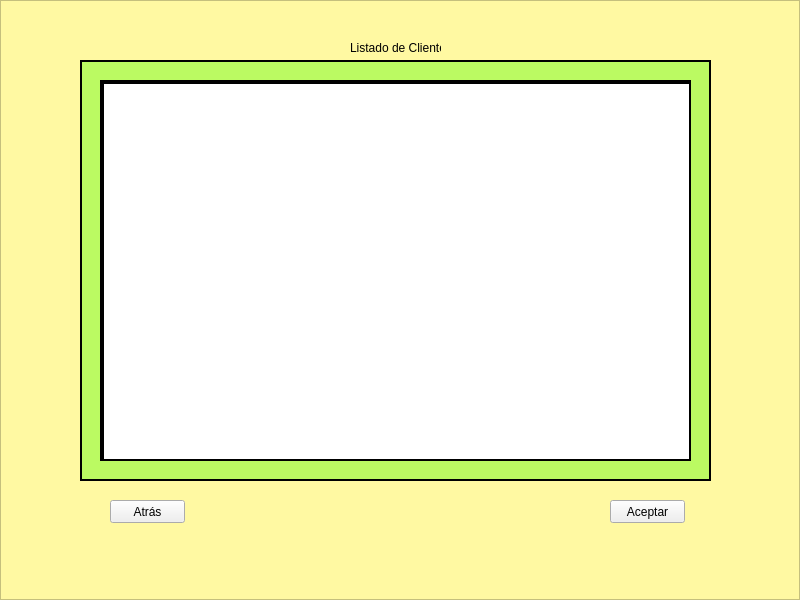
<?xml version="1.0" encoding="UTF-8"?>
<ui version="4.0">
 <class>Form</class>
 <widget class="QWidget" name="Form">
  <property name="geometry">
   <rect>
    <x>0</x>
    <y>0</y>
    <width>800</width>
    <height>600</height>
   </rect>
  </property>
  <property name="minimumSize">
   <size>
    <width>800</width>
    <height>600</height>
   </size>
  </property>
  <property name="maximumSize">
   <size>
    <width>800</width>
    <height>600</height>
   </size>
  </property>
  <property name="windowTitle">
   <string>Form</string>
  </property>
  <widget class="QFrame" name="frame">
   <property name="geometry">
    <rect>
     <x>0</x>
     <y>0</y>
     <width>800</width>
     <height>600</height>
    </rect>
   </property>
   <property name="minimumSize">
    <size>
     <width>800</width>
     <height>600</height>
    </size>
   </property>
   <property name="styleSheet">
    <string notr="true">QFrame{background-color:#fff9a2;}</string>
   </property>
   <property name="frameShape">
    <enum>QFrame::StyledPanel</enum>
   </property>
   <property name="frameShadow">
    <enum>QFrame::Raised</enum>
   </property>
   <widget class="QLabel" name="label">
    <property name="geometry">
     <rect>
      <x>350</x>
      <y>40</y>
      <width>91</width>
      <height>16</height>
     </rect>
    </property>
    <property name="text">
     <string>Listado de Clientes</string>
    </property>
   </widget>
   <widget class="QPushButton" name="buttonAtras">
    <property name="geometry">
     <rect>
      <x>110</x>
      <y>500</y>
      <width>75</width>
      <height>23</height>
     </rect>
    </property>
    <property name="text">
     <string>Atrás</string>
    </property>
   </widget>
   <widget class="QPushButton" name="buttonAceptar">
    <property name="geometry">
     <rect>
      <x>610</x>
      <y>500</y>
      <width>75</width>
      <height>23</height>
     </rect>
    </property>
    <property name="text">
     <string>Aceptar</string>
    </property>
   </widget>
   <widget class="QFrame" name="frame_2">
    <property name="geometry">
     <rect>
      <x>80</x>
      <y>60</y>
      <width>631</width>
      <height>421</height>
     </rect>
    </property>
    <property name="styleSheet">
     <string notr="true">QFrame{background-color:#bbfa62;
border: 2px solid black;
}</string>
    </property>
    <property name="frameShape">
     <enum>QFrame::StyledPanel</enum>
    </property>
    <property name="frameShadow">
     <enum>QFrame::Raised</enum>
    </property>
    <widget class="QScrollArea" name="scrollArea">
     <property name="geometry">
      <rect>
       <x>20</x>
       <y>20</y>
       <width>591</width>
       <height>381</height>
      </rect>
     </property>
     <property name="widgetResizable">
      <bool>true</bool>
     </property>
     <widget class="QWidget" name="scrollAreaWidgetContents_2">
      <property name="geometry">
       <rect>
        <x>0</x>
        <y>0</y>
        <width>587</width>
        <height>377</height>
       </rect>
      </property>
      <property name="styleSheet">
       <string notr="true">&lt;?xml version=&quot;1.0&quot; encoding=&quot;UTF-8&quot;?&gt;
&lt;ui version=&quot;4.0&quot;&gt;
 &lt;widget name=&quot;__qt_fake_top_level&quot;&gt;
  &lt;widget class=&quot;QScrollArea&quot; name=&quot;scrollArea&quot;&gt;
   &lt;property name=&quot;geometry&quot;&gt;
    &lt;rect&gt;
     &lt;x&gt;110&lt;/x&gt;
     &lt;y&gt;70&lt;/y&gt;
     &lt;width&gt;581&lt;/width&gt;
     &lt;height&gt;391&lt;/height&gt;
    &lt;/rect&gt;
   &lt;/property&gt;
   &lt;property name=&quot;widgetResizable&quot;&gt;
    &lt;bool&gt;true&lt;/bool&gt;
   &lt;/property&gt;
   &lt;widget class=&quot;QWidget&quot; name=&quot;scrollAreaWidgetContents&quot;&gt;
    &lt;property name=&quot;geometry&quot;&gt;
     &lt;rect&gt;
      &lt;x&gt;0&lt;/x&gt;
      &lt;y&gt;0&lt;/y&gt;
      &lt;width&gt;579&lt;/width&gt;
      &lt;height&gt;389&lt;/height&gt;
     &lt;/rect&gt;
    &lt;/property&gt;
    &lt;widget class=&quot;QListWidget&quot; name=&quot;listClientes&quot;&gt;
     &lt;property name=&quot;geometry&quot;&gt;
      &lt;rect&gt;
       &lt;x&gt;0&lt;/x&gt;
       &lt;y&gt;0&lt;/y&gt;
       &lt;width&gt;581&lt;/width&gt;
       &lt;height&gt;391&lt;/height&gt;
      &lt;/rect&gt;
     &lt;/property&gt;
    &lt;/widget&gt;
   &lt;/widget&gt;
  &lt;/widget&gt;
 &lt;/widget&gt;
 &lt;resources/&gt;
&lt;/ui&gt;
</string>
      </property>
      <widget class="QListWidget" name="listWidget">
       <property name="geometry">
        <rect>
         <x>0</x>
         <y>0</y>
         <width>591</width>
         <height>381</height>
        </rect>
       </property>
       <property name="styleSheet">
        <string notr="true">QListWidget{background-color:white;}</string>
       </property>
      </widget>
     </widget>
    </widget>
   </widget>
  </widget>
 </widget>
 <resources/>
 <connections>
  <connection>
   <sender>buttonAceptar</sender>
   <signal>clicked()</signal>
   <receiver>Form</receiver>
   <slot>lanzarDetalleCliente()</slot>
   <hints>
    <hint type="sourcelabel">
     <x>638</x>
     <y>515</y>
    </hint>
    <hint type="destinationlabel">
     <x>645</x>
     <y>605</y>
    </hint>
   </hints>
  </connection>
  <connection>
   <sender>buttonAtras</sender>
   <signal>clicked()</signal>
   <receiver>Form</receiver>
   <slot>lanzarPrincipal()</slot>
   <hints>
    <hint type="sourcelabel">
     <x>144</x>
     <y>512</y>
    </hint>
    <hint type="destinationlabel">
     <x>-3</x>
     <y>501</y>
    </hint>
   </hints>
  </connection>
 </connections>
 <slots>
  <slot>lanzarDetalleCliente()</slot>
  <slot>lanzarPrincipal()</slot>
 </slots>
</ui>
